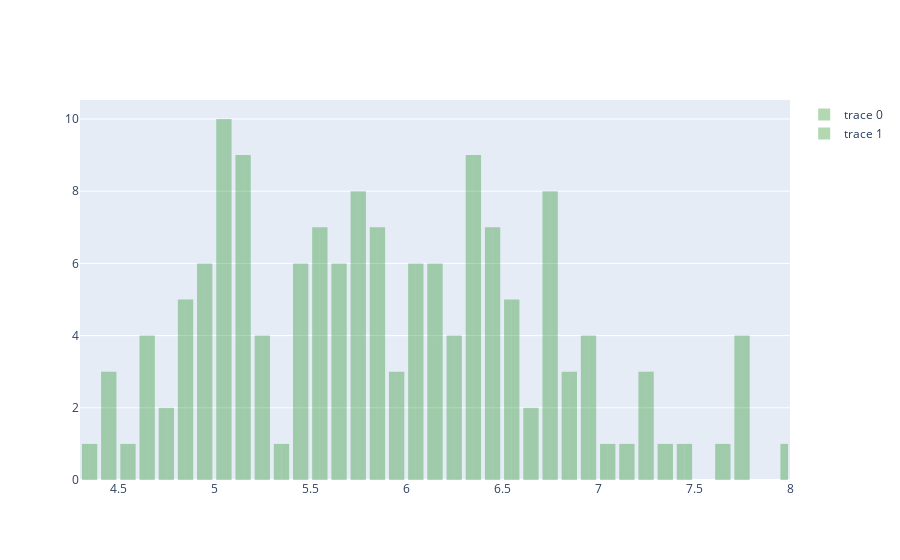

Notebook cell for this chart:
### Code cell
#add histogram object to original figure
fig.add_trace(
    go.Histogram(
        x = data['sepal_length'],
        marker_color = 'green',
        opacity = 0.3, 
        xbins = {
            "start": 4,
            "end": 8,
            "size": 0.1
        }
    )
)
fig.show()
#update layout

### Figure 1 — Plotly figure (JSON) as saved in the notebook; plotly's stock layout.template omitted (floating-point values rounded to 4 significant figures; data arrays with more than 128 entries replaced by an {"elided": "..."} marker saying what was removed)
{"data": [{"marker": {"color": "green"}, "opacity": 0.3, "type": "histogram", "x": {"elided": "150 float values"}}, {"marker": {"color": "green"}, "opacity": 0.3, "type": "histogram", "x": {"elided": "150 float values"}, "xbins": {"end": 8, "size": 0.1, "start": 4}}], "layout": {}}
